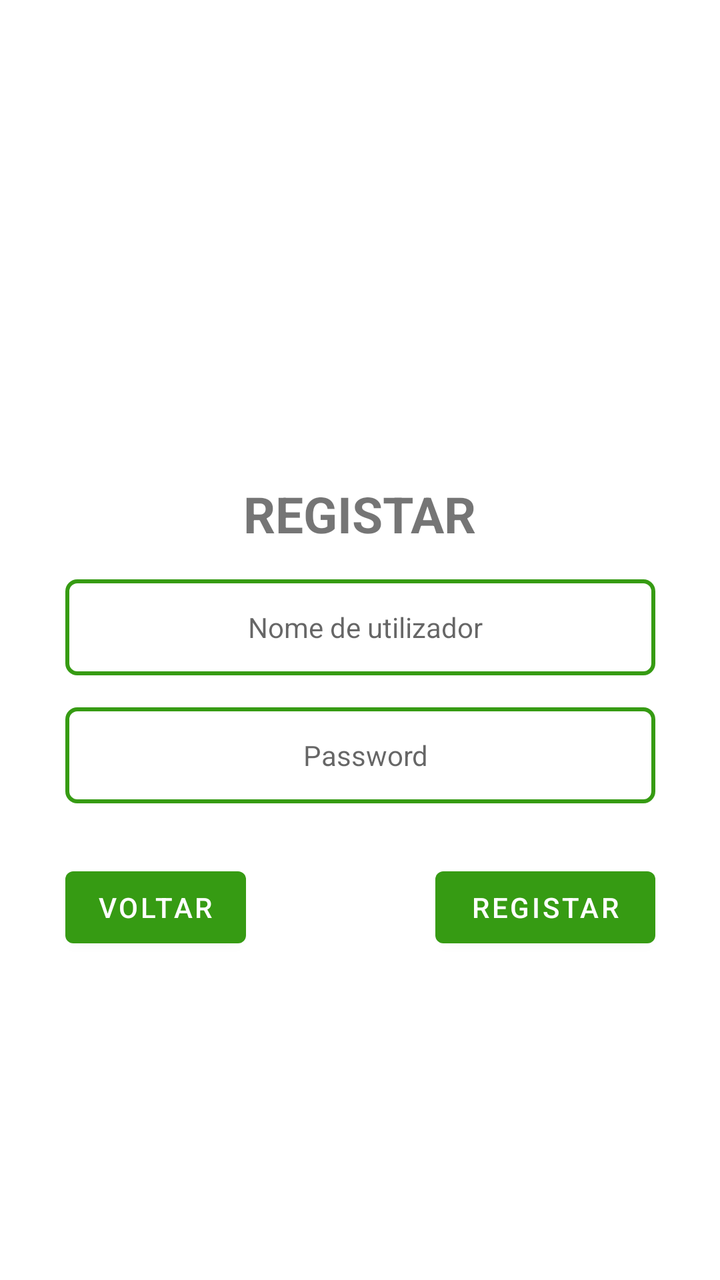
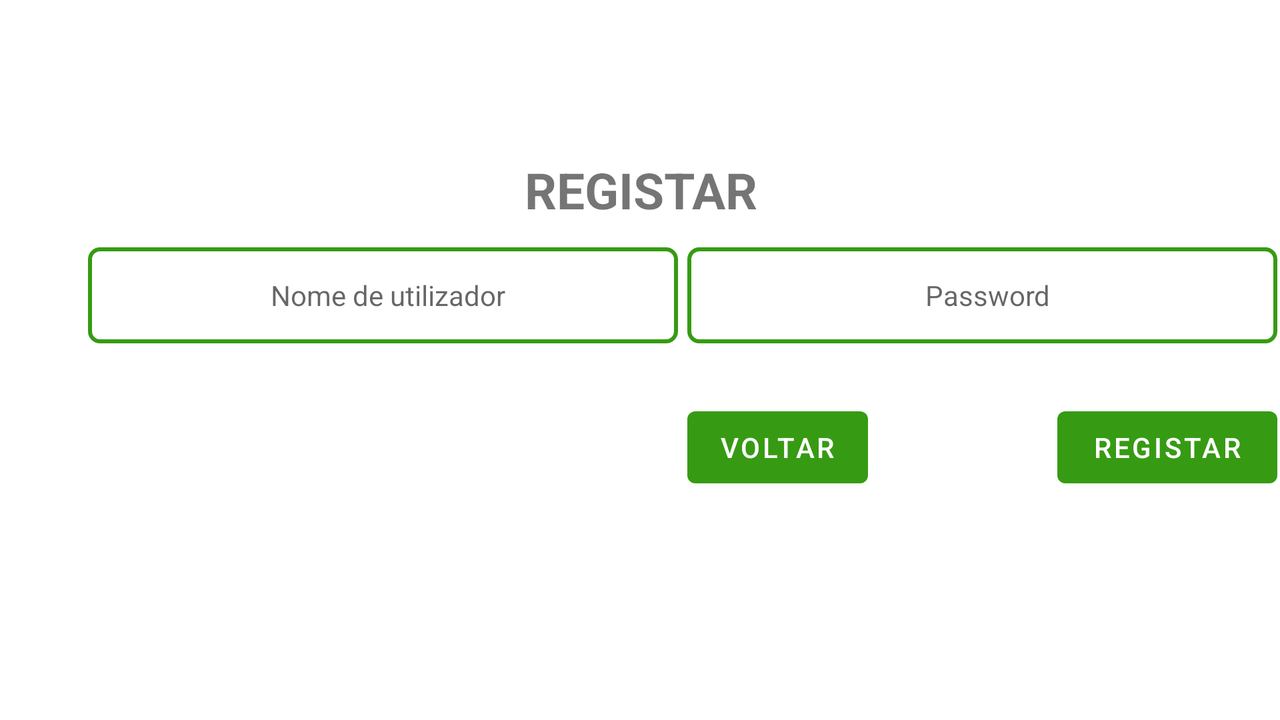

Two renders of one Android screen. The first uses the default layout on a phone; the second uses the alternative layout the repository ships for a different screen configuration, on a matching device. The two XML files are below.
<!-- AndroidManifest.xml: application theme Theme.TenisScore -->
<!-- res/layout/activity_registar.xml -->
<?xml version="1.0" encoding="utf-8"?>
<androidx.constraintlayout.widget.ConstraintLayout xmlns:android="http://schemas.android.com/apk/res/android"
    xmlns:app="http://schemas.android.com/apk/res-auto"
    xmlns:tools="http://schemas.android.com/tools"
    android:layout_width="match_parent"
    android:layout_height="match_parent"
    tools:context=".utilizadores.Registar">

    <ImageView
        android:id="@+id/imageView4"
        android:layout_width="128dp"
        android:layout_height="128dp"
        android:layout_marginTop="88dp"
        app:layout_constraintEnd_toEndOf="parent"
        app:layout_constraintHorizontal_bias="0.498"
        app:layout_constraintStart_toStartOf="parent"
        app:layout_constraintTop_toTopOf="parent"
        app:srcCompat="@drawable/profile" />

    <TextView
        android:id="@+id/textView20"
        android:layout_width="wrap_content"
        android:layout_height="wrap_content"
        android:layout_marginTop="24dp"
        android:text="REGISTAR"
        android:textSize="25sp"
        android:textStyle="bold"
        app:layout_constraintEnd_toEndOf="parent"
        app:layout_constraintStart_toStartOf="parent"
        app:layout_constraintTop_toBottomOf="@+id/imageView4" />

    <EditText
        android:id="@+id/editRUsername"
        android:layout_width="295dp"
        android:layout_height="48dp"
        android:layout_marginTop="16dp"
        android:background="@drawable/custom_edit_text"
        android:hint="Nome de utilizador"
        android:minHeight="48dp"
        android:textAlignment="center"
        android:textSize="14sp"
        app:layout_constraintEnd_toEndOf="parent"
        app:layout_constraintStart_toStartOf="parent"
        app:layout_constraintTop_toBottomOf="@+id/textView20" />

    <EditText
        android:id="@+id/editRPassword"
        android:layout_width="295dp"
        android:layout_height="48dp"
        android:layout_marginTop="16dp"
        android:background="@drawable/custom_edit_text"
        android:hint="Password"
        android:minHeight="48dp"
        android:textAlignment="center"
        android:textSize="14sp"
        app:layout_constraintEnd_toEndOf="parent"
        app:layout_constraintStart_toStartOf="parent"
        app:layout_constraintTop_toBottomOf="@+id/editRUsername" />

    <Button
        android:id="@+id/button2"
        android:layout_width="110dp"
        android:layout_height="wrap_content"
        android:layout_marginTop="28dp"
        android:text="Registar"
        app:layout_constraintEnd_toEndOf="@+id/editRPassword"
        app:layout_constraintTop_toBottomOf="@+id/editRPassword" />

    <Button
        android:id="@+id/button3"
        android:layout_width="wrap_content"
        android:layout_height="wrap_content"
        android:text="Voltar"
        app:layout_constraintStart_toStartOf="@+id/editRPassword"
        app:layout_constraintTop_toTopOf="@+id/button2" />

</androidx.constraintlayout.widget.ConstraintLayout>
<!-- resources referenced by this layout -->
<resources>
  <!-- drawable custom_edit_text (drawable) -->
  <?xml version="1.0" encoding="utf-8"?>
  <selector xmlns:android="http://schemas.android.com/apk/res/android">
  
      <item android:state_enabled="true" android:state_focused="true">
          <shape android:shape="rectangle">
              <solid android:color="@android:color/white" />
              <padding android:left="5dp"></padding>
              <corners android:radius="5dp" />
              <stroke android:width="2dp" android:color="@color/green" />
          </shape>
      </item>
  
      <item android:state_enabled="true">
          <shape android:shape="rectangle">
              <solid android:color="@android:color/white" />
              <padding android:left="5dp"></padding>
              <corners android:radius="5dp" />
              <stroke android:width="2dp" android:color="@color/green" />
          </shape>
      </item>
  </selector>
  <style name="Theme.TenisScore" parent="Theme.MaterialComponents.DayNight.DarkActionBar">
          
          <item name="colorPrimary">@color/green</item>
          <item name="colorPrimaryVariant">@color/purple_700</item>
          <item name="colorOnPrimary">@color/white</item>
          
          <item name="colorSecondary">@color/teal_200</item>
          <item name="colorSecondaryVariant">@color/teal_700</item>
          <item name="colorOnSecondary">@color/black</item>
          
          <item name="android:statusBarColor">?attr/colorPrimaryVariant</item>
          
      </style>
  <color name="green">#369B13</color>
  <color name="purple_700">#FF3700B3</color>
  <color name="white">#FFFFFFFF</color>
  <color name="teal_200">#FF03DAC5</color>
  <color name="teal_700">#FF018786</color>
  <color name="black">#FF000000</color>
</resources>
<!-- res/layout-land/activity_registar.xml (the repository's variant of the layout above) -->
<!-- drawn on the phone turned sideways -->
<?xml version="1.0" encoding="utf-8"?>
<androidx.constraintlayout.widget.ConstraintLayout xmlns:android="http://schemas.android.com/apk/res/android"
    xmlns:app="http://schemas.android.com/apk/res-auto"
    xmlns:tools="http://schemas.android.com/tools"
    android:layout_width="match_parent"
    android:layout_height="match_parent"
    tools:context=".utilizadores.Registar">

    <ImageView
        android:id="@+id/imageView4"
        android:layout_width="50dp"
        android:layout_height="50dp"
        android:layout_marginTop="16dp"
        app:layout_constraintEnd_toEndOf="parent"
        app:layout_constraintHorizontal_bias="0.499"
        app:layout_constraintStart_toStartOf="parent"
        app:layout_constraintTop_toTopOf="parent"
        app:srcCompat="@drawable/profile"  />

    <TextView
        android:id="@+id/textView20"
        android:layout_width="wrap_content"
        android:layout_height="wrap_content"
        android:layout_marginTop="12dp"
        android:text="REGISTAR"
        android:textSize="25sp"
        android:textStyle="bold"
        app:layout_constraintEnd_toEndOf="parent"
        app:layout_constraintHorizontal_bias="0.501"
        app:layout_constraintStart_toStartOf="parent"
        app:layout_constraintTop_toBottomOf="@+id/imageView4" />

    <EditText
        android:id="@+id/editRUsername"
        android:layout_width="295dp"
        android:layout_height="48dp"
        android:layout_marginStart="44dp"
        android:layout_marginTop="12dp"
        android:background="@drawable/custom_edit_text"
        android:hint="Nome de utilizador"
        android:minHeight="48dp"
        android:textAlignment="center"
        android:textSize="14sp"
        app:layout_constraintStart_toStartOf="parent"
        app:layout_constraintTop_toBottomOf="@+id/textView20" />

    <EditText
        android:id="@+id/editRPassword"
        android:layout_width="295dp"
        android:layout_height="48dp"
        android:background="@drawable/custom_edit_text"
        android:hint="Password"
        android:minHeight="48dp"
        android:textAlignment="center"
        android:textSize="14sp"
        app:layout_constraintEnd_toEndOf="parent"
        app:layout_constraintHorizontal_bias="0.765"
        app:layout_constraintStart_toEndOf="@+id/editRUsername"
        app:layout_constraintTop_toTopOf="@+id/editRUsername" />

    <Button
        android:id="@+id/button2"
        android:layout_width="110dp"
        android:layout_height="wrap_content"
        android:layout_marginTop="28dp"
        android:text="Registar"
        app:layout_constraintEnd_toEndOf="@+id/editRPassword"
        app:layout_constraintTop_toBottomOf="@+id/editRPassword" />

    <Button
        android:id="@+id/button3"
        android:layout_width="wrap_content"
        android:layout_height="wrap_content"
        android:text="Voltar"
        app:layout_constraintStart_toStartOf="@+id/editRPassword"
        app:layout_constraintTop_toTopOf="@+id/button2" />

</androidx.constraintlayout.widget.ConstraintLayout>
